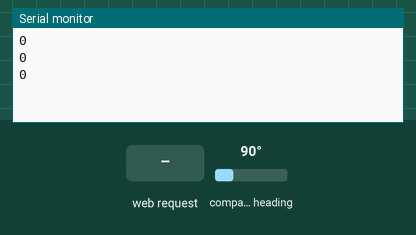
Bench run of a sketch on a simulated Arduino Uno, built with avr-gcc and run on an emulated ATmega328P. Shown: the last lines printed to the serial monitor. Wiring (inferred from the names in the program): CMPS compass at I2C address 0x60. The test bench sets the inputs (shaded band); at power-on: compass heading 90°. WiFi joins after 1.5 s; servers stay silent unless stated; EEPROM starts erased.

Above: at 4.6 s.
4.7 s: HTTP request GET /NONE received
At 5.6 s:
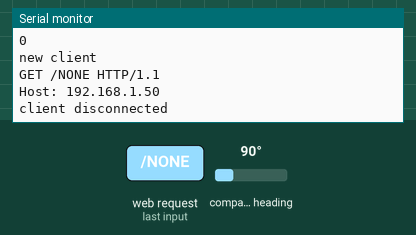
6.2 s: HTTP request GET /b received
At 6.6 s:
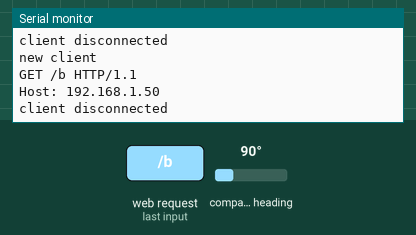
7.7 s: HTTP request GET /t received
At 8.9 s:
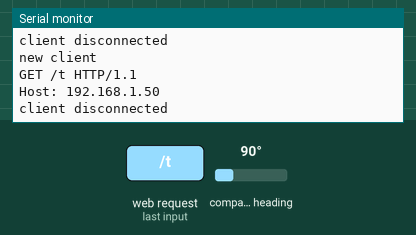
9.2 s: HTTP request GET /r received
At 10.1 s:
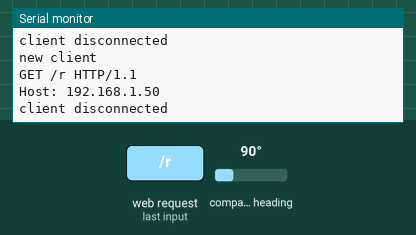

The sketch:

NewCompassHead.ino
```cpp
#include <EEPROM.h>

#include <Wire.h>
#include <SPI.h>
#include <Ethernet.h>
#include <EthernetUdp.h>

#define CMPS11_ADDRESS 0x60     //compass modual address
#define ANGLE_8  1               // Register to read 8bit angle from


// Enter a MAC address and IP address for your controller below.
// The IP address will be dependent on your local network:
byte mac[] = {
  0xDE, 0xAD, 0xBE, 0xEF, 0xFE, 0xED };
IPAddress ip(172, 25, 40, 50);
IPAddress remote_ip(172, 25, 40, 52);        // Address of target machine
unsigned int localPort = 7000;               // local port to listen on
unsigned int remote_port = 7000;             // Port to send to
long  LastRXPacket = 0;
char packetBuffer[UDP_TX_PACKET_MAX_SIZE];   //buffer to hold incoming packet,
EthernetUDP Udp;                             // An EthernetUDP instance to let us send and receive packets over UDP
// Initialize the Ethernet server library
// with the IP address and port you want to use
// (port 80 is default for HTTP)
EthernetServer server(80);


//Values that have been RX'd from display
String Type = "";
String Adjustment = "";


//Compass varibles
unsigned char high_byte, low_byte, angle8;
int Bearing;
char tilt, roll;
unsigned int angle16;
int bearingCalVal = 0;
int tiltCalVal = 0;
int rollCalVal = 0;

int TiltMemPos = 10;
int RollMemPos = 20;
int BearingMemPos = 30;

int FirstWrite = 0;

//for delaying the UDP packets without blocking
long LastMillis = millis();
long sendSpeed = 500;

//For Changing Symbol ondisplay
int SendStatus = 1;


///////////////////////////// void setup ///////////////////////////////////////////////////////
void setup() {
  Wire.begin();
  Serial.begin(9600);
  // start the Ethernet and UDP:
  Ethernet.begin(mac,ip);
  Udp.begin(localPort);
  server.begin();

  EEPROM.get(1 ,FirstWrite);
  if(FirstWrite != 1234){
     for (int i = 0 ; i < EEPROM.length() ; i++) {
        EEPROM.write(i, 0);
      }
      EEPROM.put(1, 1234);    //See if this is the first time the code has been run. clear memory if it is
      EEPROM.put(TiltMemPos, tiltCalVal);
      EEPROM.put(RollMemPos, rollCalVal);
      EEPROM.put(BearingMemPos, bearingCalVal);
  }
      EEPROM.get(TiltMemPos, tiltCalVal);
      EEPROM.get(RollMemPos, rollCalVal);
      EEPROM.get(BearingMemPos, bearingCalVal);
      Serial.println(tiltCalVal);
      Serial.println(rollCalVal);
      Serial.println(bearingCalVal);
  }


///////////////////////////// END ///////////////////////////////////////////////////////


//////////////////////////// void loop ///////////////////////////////////////////////////////
void loop() {
  CompassRead();                    //read compass modual and save values to varibles
  SendCompassVals();                // send newly read compass values
  String RXData = ReadPacket();    //Check to see if there is packet infomation. Pass back True/False
  GetValFromPacket(RXData);

  /*
  Serial.print("BC = ");
   Serial.println(bearingCalVal);
   Serial.print("PC = ");
   Serial.println(tiltCalVal);
   Serial.print("RC = ");
   Serial.println(rollCalVal);
   */

///////////////////////////// END ///////////////////////////////////////////////////////


//------------------------------------------------------------
EthernetClient client = server.available();
if (client) {
  Serial.println("new client");
  // an http request ends with a blank line
  boolean currentLineIsBlank = true;
  while (client.connected()) {
    if (client.available()) {
      char c = client.read();
      Serial.write(c);
      // if you've gotten to the end of the line (received a newline
      // character) and the line is blank, the http request has ended,
      // so you can send a reply
      if (c == '\n' && currentLineIsBlank) {
        // send a standard http response header
        client.println("HTTP/1.1 200 OK");
        client.println("Content-Type: text/html");
        client.println("Connection: close");  // the connection will be closed after completion of the response
        client.println("Refresh: 5");  // refresh the page automatically every 5 sec
        client.println();
        client.println("<!DOCTYPE HTML>");
        client.println("<html>");
        // output the value of each analog input pin

        client.print("<h1> Mast Compass </h1>");
        client.print("Bearing: ");
        client.print(Bearing);
        client.println("<br />");
        client.print("Tilt: ");
        client.print(tilt, DEC);
        client.println("<br />");
        client.print("Roll: ");
        client.print(roll, DEC);
        client.println("<br />");
        client.println("<br />");
        client.println("<br />");


        client.print("<h2> Calibrations Values</h2>");
        client.print("Bearing Cal: ");
        client.print(bearingCalVal, DEC);
        client.println("<br />");
             client.print("Tilt Cal: ");
        client.print(tiltCalVal, DEC);
        client.println("<br />");
             client.print("Roll Cal: ");
        client.print(rollCalVal, DEC);
        client.println("<br />");
        client.println("<h3>Note: This page refreshes every 5 seconds</h3>");


        client.println("</html>");
        break;
      }
      if (c == '\n') {
        // you're starting a new line
        currentLineIsBlank = true;
      }
      else if (c != '\r') {
        // you've gotten a character on the current line
        currentLineIsBlank = false;
      }
    }
  }
  // give the web browser time to receive the data
  delay(1);
  // close the connection:
  client.stop();
  Serial.println("client disconnected");
}
}


///////////////////split valaues from string from string/////////////////
void  GetValFromPacket(String DataString){
  if(DataString == "NONE"){                        // split string into each varible
  }
  else{
    //Serial.println(packetBuffer);
    String TempString = DataString;
    int firstColon = TempString.indexOf(':');
    //Serial.print("firstColon:");
    //Serial.println(firstColon);
    Type = TempString.substring(0,firstColon);
    //Serial.print("bearing:");
    //Serial.println(bearing);
    TempString = TempString.substring(firstColon+1, TempString.length());   //cut of bearing from string
    //Serial.println(TempString);
    Adjustment = TempString;
    //Serial.println(firstColon);

    //adjust BearingCal
    if(Type == "b" && Adjustment == "+"){
      bearingCalVal = ++bearingCalVal;
      EEPROM.put(BearingMemPos, bearingCalVal);
      Serial.println("New bearing cal saved");

    }
    if(Type == "b" && Adjustment == "-"){
      bearingCalVal = --bearingCalVal;
      EEPROM.put(BearingMemPos, bearingCalVal);
      Serial.println("New bearing cal saved");
    }

    //Adjust Pictch Cal
    if(Type == "t" && Adjustment == "+"){
      tiltCalVal = ++tiltCalVal;
      EEPROM.put(TiltMemPos, tiltCalVal);
      Serial.println("New tilt cal saved");
    }
    if(Type == "t" && Adjustment == "-"){
      tiltCalVal = --tiltCalVal;
      EEPROM.put(TiltMemPos, tiltCalVal);
      Serial.println("New tilt cal saved");
    }
    // cAdjust Roll Cal
    if(Type == "r" && Adjustment == "+"){
      rollCalVal = ++rollCalVal;
      EEPROM.put(RollMemPos, rollCalVal);
      Serial.println("New roll cal saved");
    }
    if(Type == "r" && Adjustment == "-"){
      rollCalVal = --rollCalVal;
      EEPROM.put(RollMemPos, rollCalVal);
      Serial.println("New roll cal saved");
    }
  }
}
///////////////////////////// END ///////////////////////////////////////////////////////


/////////////////// read incoming packets //////////////////////////
String ReadPacket(){
  int packetSize = Udp.parsePacket();
  if (packetSize) {
    //Serial.print("Received packet of size ");
    //Serial.println(packetSize);
    //Serial.print("From ");
    IPAddress remote = Udp.remoteIP();
    for (int i = 0; i < 4; i++) {
      //Serial.print(remote[i], DEC);
      if (i < 3) {
        //Serial.print(".");
      }
    }
    Udp.read(packetBuffer, UDP_TX_PACKET_MAX_SIZE);
    LastRXPacket = millis();
    Serial.print(packetBuffer);
    return packetBuffer;          //If new packet RX'd, return it to update varbiles
  }
  else{
    return "NONE";                //Return None if no packets have been RX'd
  }
}
///////////////////////////// END ///////////////////////////////////////////////////////


///////////////////// send Compass infomation ///////////////////////
void SendCompassVals(){
  if((millis()- LastMillis) > sendSpeed){
    Udp.beginPacket(remote_ip, remote_port);
    Udp.print(Bearing);
    Udp.print(":");
    Udp.print(tilt, DEC);
    Udp.print(":");
    Udp.print(roll,DEC);
    Udp.print(":");
    Udp.print(bearingCalVal);
    Udp.print(":");
    Udp.print(tiltCalVal);
    Udp.print(":");
    Udp.print(rollCalVal);
    Udp.print(":");

    switch (SendStatus){
    case 1:
      SendStatus = ++SendStatus;
      Udp.write("*");
      break;
    case 2:
      SendStatus = ++SendStatus;
      Udp.write("#");
      break;
    case 3:
      SendStatus = ++SendStatus;
      Udp.write("*");
      break;
    case 4:
      SendStatus = 1;
      Udp.write("#");
      break;
    }

    //Serial.println("status:");
    //Serial.println(SendStatus);
    Udp.endPacket();
    LastMillis = millis();
  }
}
///////////////////////////// END ///////////////////////////////////////////////////////


/////////////////////// Compass read  ///////////////////
unsigned int CompassRead(){
  Wire.beginTransmission(CMPS11_ADDRESS);  //starts communication with CMPS11
  Wire.write(ANGLE_8);                     //Sends the register we wish to start reading from
  Wire.endTransmission();

  // Request 5 bytes from the CMPS11
  // this will give us the 8 bit bearing,
  // both bytes of the 16 bit bearing, pitch and roll
  Wire.requestFrom(CMPS11_ADDRESS, 5);

  while(Wire.available() < 5);        // Wait for all bytes to come back

  angle8 = Wire.read();               // Read back the 5 bytes
  high_byte = Wire.read();
  low_byte = Wire.read();
  tilt = Wire.read() + tiltCalVal;
  roll = Wire.read() + rollCalVal;

  angle16 = high_byte;                 // Calculate 16 bit angle
  angle16 <<= 8;
  angle16 += low_byte;

  //Serial.print("roll: ");               // Display roll data
  //Serial.print(roll, DEC);

  //Serial.print("    pitch: ");          // Display pitch data
  //Serial.print(pitch, DEC);

  //Serial.print("    angle full: ");     // Display 16 bit angle with decimal place
  //Serial.print(angle16 / 10, DEC);

  Bearing = (angle16 / 10) + bearingCalVal;      //calbrate bearing value

  if(Bearing > 360){
    Bearing = Bearing - 360;        //condition values
  }
  if(Bearing < 0){
    Bearing = Bearing + 360;        //condition values
  }

  //delay(100);
}
///////////////////////////// END ///////////////////////////////////////////////////////


////////////////// Clear UDP Packets ////////////////////////////////
void ClearPacketBuffer(){
  for(int i=0;i<UDP_TX_PACKET_MAX_SIZE;i++) packetBuffer[i] = 0;  //clears UDP buffer stop stop random chars

}
///////////////////////////// END ///////////////////////////////////////////////////////
```

Measured:
- after the input at 4.7 s, the serial monitor: prints a new line at once (image 1)
- after the input at 6.2 s, the serial monitor: prints a new line at once (image 2)
- after the input at 7.7 s, the serial monitor: prints a new line at once (image 3)
- after the input at 9.2 s, the serial monitor: prints a new line at once (image 4)
